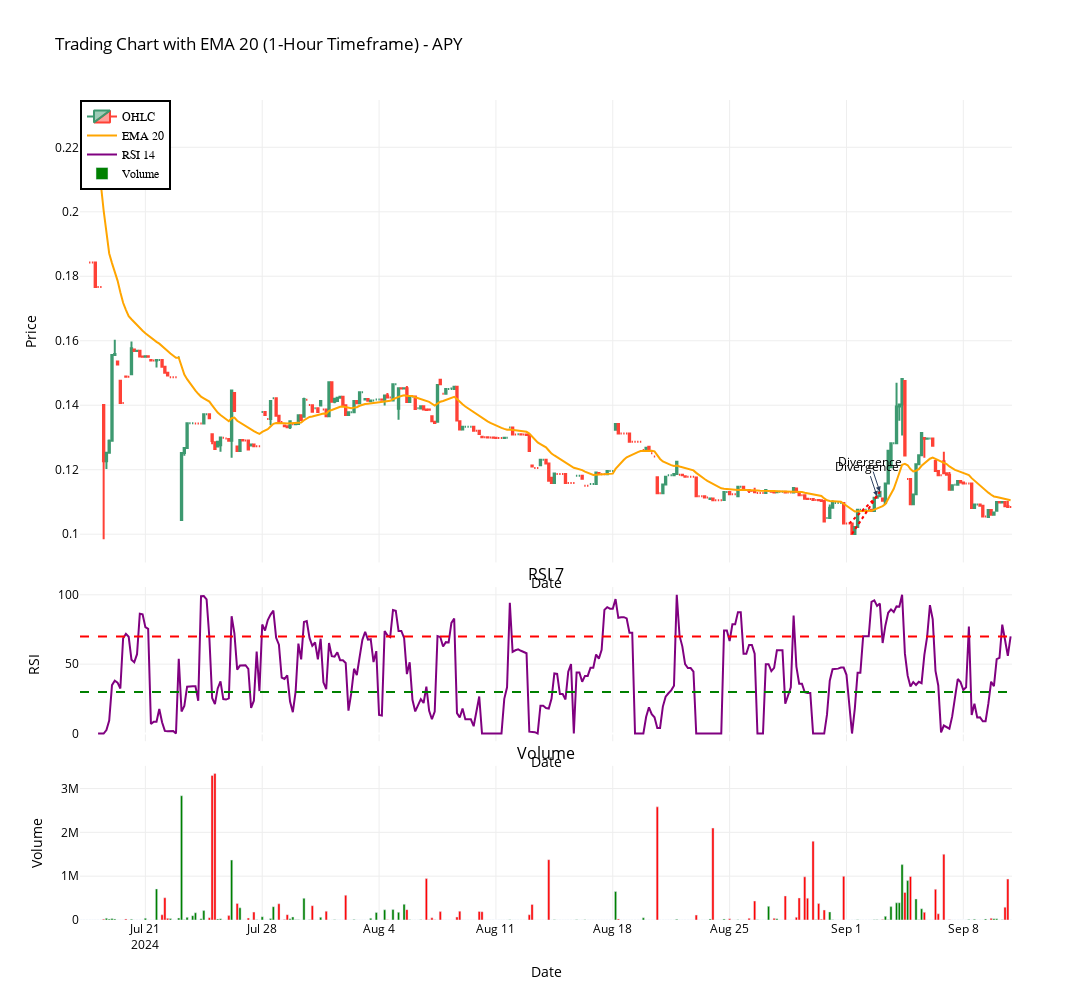
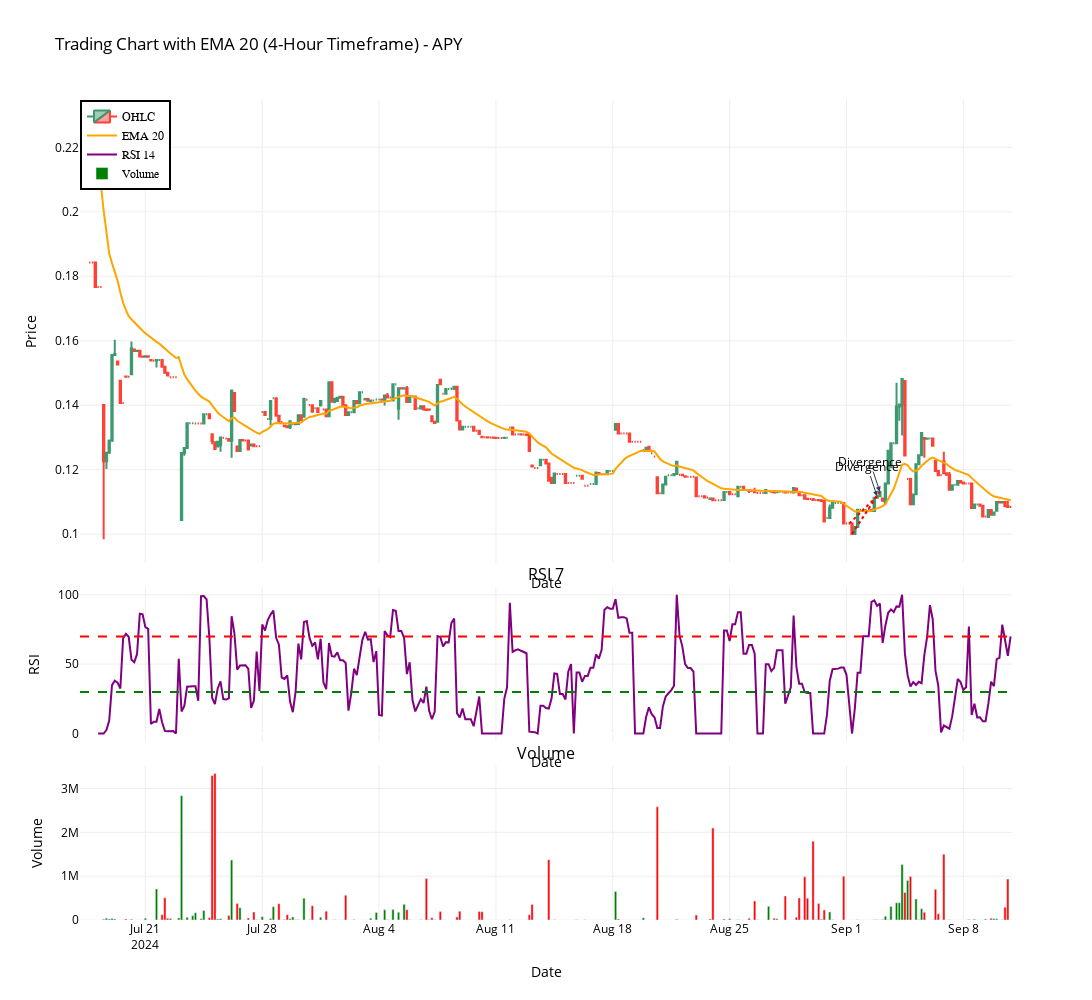
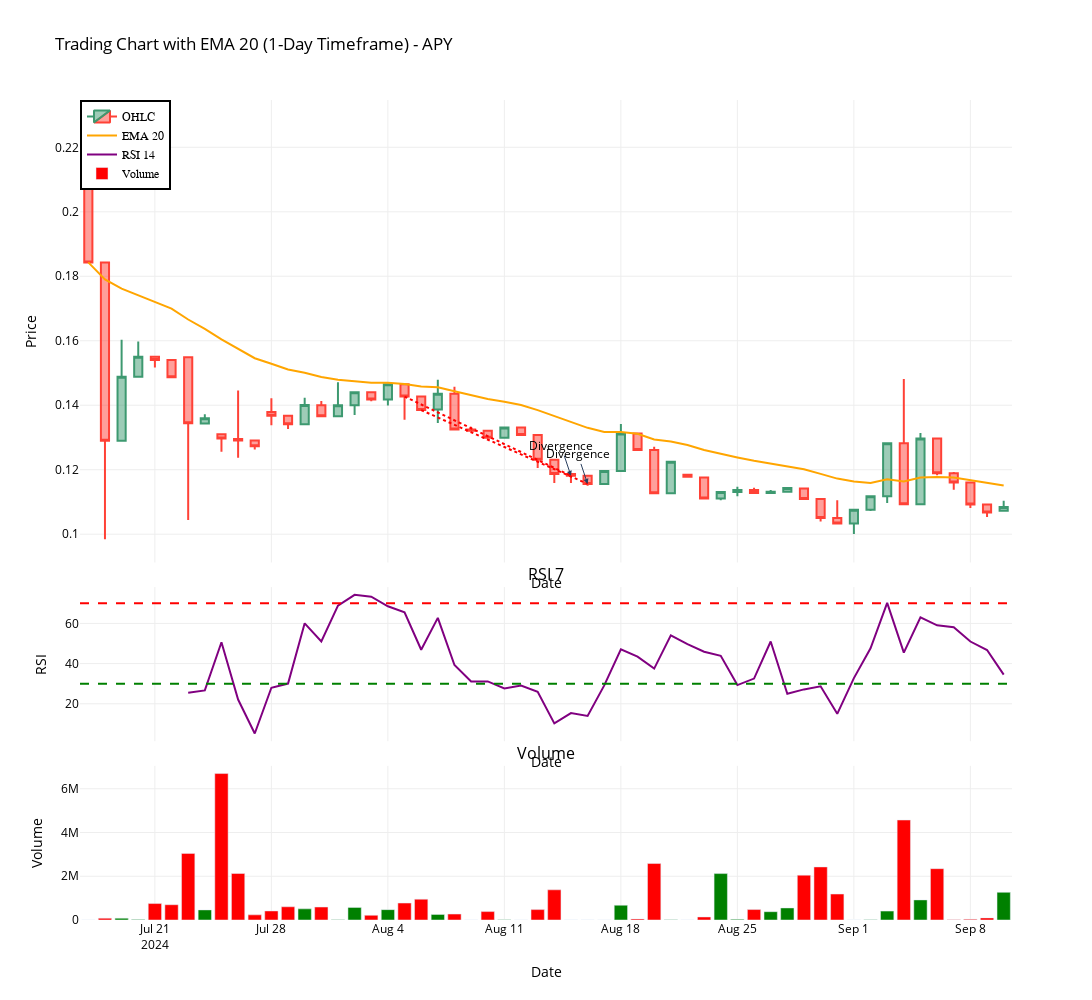

Notebook code for these charts, in order:
### Code cell
create_and_save_charts(APY_4h, "APY")

### Figure 1 — Plotly figure (JSON) as saved in the notebook; plotly's stock layout.template omitted (floating-point values rounded to 4 significant figures; data arrays with more than 128 entries replaced by an {"elided": "..."} marker saying what was removed)
{"data": [{"close": {"elided": "335 float values"}, "high": {"elided": "335 float values"}, "low": {"elided": "335 float values"}, "name": "OHLC", "open": {"elided": "335 float values"}, "type": "candlestick", "x": {"elided": "335 str values"}, "xaxis": "x", "yaxis": "y"}, {"line": {"color": "orange", "width": 2}, "name": "EMA 20", "type": "scatter", "x": {"elided": "335 str values"}, "xaxis": "x", "y": {"elided": "335 float values"}, "yaxis": "y"}, {"line": {"color": "purple", "width": 2}, "name": "RSI 14", "type": "scatter", "x": {"elided": "335 str values"}, "xaxis": "x2", "y": {"elided": "335 float values"}, "yaxis": "y2"}, {"marker": {"color": {"elided": "335 str values"}}, "name": "Volume", "type": "bar", "x": {"elided": "335 str values"}, "xaxis": "x3", "y": {"elided": "335 float values"}, "yaxis": "y3"}], "layout": {"annotations": [{"font": {"size": 16}, "showarrow": false, "text": "RSI 7", "x": 0.5, "xanchor": "center", "xref": "paper", "y": 0.406, "yanchor": "bottom", "yref": "paper"}, {"font": {"size": 16}, "showarrow": false, "text": "Volume", "x": 0.5, "xanchor": "center", "xref": "paper", "y": 0.188, "yanchor": "bottom", "yref": "paper"}, {"arrowhead": 2, "showarrow": true, "text": "Divergence", "x": "2024-09-02T20:00:00+00:00", "xref": "x", "y": 0.1118, "yref": "y"}, {"arrowhead": 2, "showarrow": true, "text": "Divergence", "x": "2024-09-03T00:00:00+00:00", "xref": "x", "y": 0.1132, "yref": "y"}], "font": {"color": "black"}, "height": 1000, "legend": {"bgcolor": "white", "bordercolor": "black", "borderwidth": 2, "font": {"color": "black", "family": "sans-serif", "size": 12}, "traceorder": "normal", "x": 0, "y": 1}, "paper_bgcolor": "white", "plot_bgcolor": "white", "shapes": [{"line": {"color": "red", "dash": "dash"}, "type": "line", "x0": 0, "x1": 1, "xref": "x2 domain", "y0": 70, "y1": 70, "yref": "y2"}, {"line": {"color": "green", "dash": "dash"}, "type": "line", "x0": 0, "x1": 1, "xref": "x2 domain", "y0": 30, "y1": 30, "yref": "y2"}, {"line": {"color": "red", "dash": "dot", "width": 2}, "type": "line", "x0": "2024-09-01T04:00:00+00:00", "x1": "2024-09-02T20:00:00+00:00", "xref": "x", "y0": 0.1033, "y1": 0.1118, "yref": "y"}, {"line": {"color": "red", "dash": "dot", "width": 2}, "type": "line", "x0": "2024-09-01T08:00:00+00:00", "x1": "2024-09-03T00:00:00+00:00", "xref": "x", "y0": 0.1001, "y1": 0.1132, "yref": "y"}], "showlegend": true, "title": {"text": "Trading Chart with EMA 20 (1-Hour Timeframe) - APY"}, "width": 1200, "xaxis": {"anchor": "y", "domain": [0, 1], "gridcolor": "#EEEEEE", "matches": "x3", "rangeslider": {"visible": false}, "showticklabels": false, "title": {"text": "Date"}}, "xaxis2": {"anchor": "y2", "domain": [0, 1], "gridcolor": "#EEEEEE", "matches": "x3", "showticklabels": false, "title": {"text": "Date"}}, "xaxis3": {"anchor": "y3", "domain": [0, 1], "gridcolor": "#EEEEEE", "title": {"text": "Date"}}, "yaxis": {"anchor": "x", "domain": [0.436, 1], "gridcolor": "#EEEEEE", "title": {"text": "Price"}}, "yaxis2": {"anchor": "x2", "domain": [0.218, 0.406], "gridcolor": "#EEEEEE", "title": {"text": "RSI"}}, "yaxis3": {"anchor": "x3", "domain": [0, 0.188], "gridcolor": "#EEEEEE", "title": {"text": "Volume"}}}}

### Figure 2 — Plotly figure (JSON) as saved in the notebook; plotly's stock layout.template omitted (floating-point values rounded to 4 significant figures; data arrays with more than 128 entries replaced by an {"elided": "..."} marker saying what was removed)
{"data": [{"close": {"elided": "335 float values"}, "high": {"elided": "335 float values"}, "low": {"elided": "335 float values"}, "name": "OHLC", "open": {"elided": "335 float values"}, "type": "candlestick", "x": {"elided": "335 str values"}, "xaxis": "x", "yaxis": "y"}, {"line": {"color": "orange", "width": 2}, "name": "EMA 20", "type": "scatter", "x": {"elided": "335 str values"}, "xaxis": "x", "y": {"elided": "335 float values"}, "yaxis": "y"}, {"line": {"color": "purple", "width": 2}, "name": "RSI 14", "type": "scatter", "x": {"elided": "335 str values"}, "xaxis": "x2", "y": {"elided": "335 float values"}, "yaxis": "y2"}, {"marker": {"color": {"elided": "335 str values"}}, "name": "Volume", "type": "bar", "x": {"elided": "335 str values"}, "xaxis": "x3", "y": {"elided": "335 float values"}, "yaxis": "y3"}], "layout": {"annotations": [{"font": {"size": 16}, "showarrow": false, "text": "RSI 7", "x": 0.5, "xanchor": "center", "xref": "paper", "y": 0.406, "yanchor": "bottom", "yref": "paper"}, {"font": {"size": 16}, "showarrow": false, "text": "Volume", "x": 0.5, "xanchor": "center", "xref": "paper", "y": 0.188, "yanchor": "bottom", "yref": "paper"}, {"arrowhead": 2, "showarrow": true, "text": "Divergence", "x": "2024-09-02T20:00:00+00:00", "xref": "x", "y": 0.1118, "yref": "y"}, {"arrowhead": 2, "showarrow": true, "text": "Divergence", "x": "2024-09-03T00:00:00+00:00", "xref": "x", "y": 0.1132, "yref": "y"}], "font": {"color": "black"}, "height": 1000, "legend": {"bgcolor": "white", "bordercolor": "black", "borderwidth": 2, "font": {"color": "black", "family": "sans-serif", "size": 12}, "traceorder": "normal", "x": 0, "y": 1}, "paper_bgcolor": "white", "plot_bgcolor": "white", "shapes": [{"line": {"color": "red", "dash": "dash"}, "type": "line", "x0": 0, "x1": 1, "xref": "x2 domain", "y0": 70, "y1": 70, "yref": "y2"}, {"line": {"color": "green", "dash": "dash"}, "type": "line", "x0": 0, "x1": 1, "xref": "x2 domain", "y0": 30, "y1": 30, "yref": "y2"}, {"line": {"color": "red", "dash": "dot", "width": 2}, "type": "line", "x0": "2024-09-01T04:00:00+00:00", "x1": "2024-09-02T20:00:00+00:00", "xref": "x", "y0": 0.1033, "y1": 0.1118, "yref": "y"}, {"line": {"color": "red", "dash": "dot", "width": 2}, "type": "line", "x0": "2024-09-01T08:00:00+00:00", "x1": "2024-09-03T00:00:00+00:00", "xref": "x", "y0": 0.1001, "y1": 0.1132, "yref": "y"}], "showlegend": true, "title": {"text": "Trading Chart with EMA 20 (4-Hour Timeframe) - APY"}, "width": 1200, "xaxis": {"anchor": "y", "domain": [0, 1], "gridcolor": "#EEEEEE", "matches": "x3", "rangeslider": {"visible": false}, "showticklabels": false, "title": {"text": "Date"}}, "xaxis2": {"anchor": "y2", "domain": [0, 1], "gridcolor": "#EEEEEE", "matches": "x3", "showticklabels": false, "title": {"text": "Date"}}, "xaxis3": {"anchor": "y3", "domain": [0, 1], "gridcolor": "#EEEEEE", "title": {"text": "Date"}}, "yaxis": {"anchor": "x", "domain": [0.436, 1], "gridcolor": "#EEEEEE", "title": {"text": "Price"}}, "yaxis2": {"anchor": "x2", "domain": [0.218, 0.406], "gridcolor": "#EEEEEE", "title": {"text": "RSI"}}, "yaxis3": {"anchor": "x3", "domain": [0, 0.188], "gridcolor": "#EEEEEE", "title": {"text": "Volume"}}}}

### Figure 3 — Plotly figure (JSON) as saved in the notebook; plotly's stock layout.template omitted (floating-point values rounded to 4 significant figures)
{"data": [{"close": [0.1843, 0.129, 0.1488, 0.155, 0.154, 0.1487, 0.1344, 0.136, 0.1297, 0.1291, 0.1273, 0.1367, 0.1341, 0.1401, 0.1366, 0.14, 0.144, 0.1418, 0.1465, 0.1427, 0.1385, 0.1436, 0.1325, 0.1321, 0.1299, 0.1331, 0.1308, 0.1231, 0.1187, 0.1181, 0.1156, 0.1196, 0.1312, 0.1261, 0.1127, 0.1225, 0.1178, 0.1111, 0.1131, 0.1137, 0.1128, 0.1132, 0.1143, 0.1109, 0.105, 0.1033, 0.1076, 0.1118, 0.1282, 0.1093, 0.1297, 0.1189, 0.116, 0.1092, 0.1067, 0.1084], "high": [0.2275, 0.1843, 0.1603, 0.1598, 0.1553, 0.154, 0.1549, 0.1372, 0.131, 0.1446, 0.1291, 0.1422, 0.1367, 0.1423, 0.1413, 0.1471, 0.1441, 0.144, 0.1465, 0.1465, 0.1427, 0.1479, 0.1457, 0.1333, 0.1321, 0.1331, 0.1331, 0.1308, 0.1231, 0.1187, 0.1181, 0.1196, 0.1342, 0.1312, 0.1271, 0.1225, 0.1184, 0.1178, 0.1131, 0.1147, 0.1144, 0.1137, 0.1143, 0.1142, 0.1109, 0.1105, 0.1076, 0.1118, 0.1282, 0.1481, 0.1314, 0.1297, 0.1193, 0.116, 0.1092, 0.1104], "low": [0.1843, 0.0984, 0.129, 0.1488, 0.1517, 0.1487, 0.1044, 0.1343, 0.1256, 0.1237, 0.1263, 0.1338, 0.1326, 0.134, 0.1366, 0.1366, 0.137, 0.1412, 0.1399, 0.1355, 0.1385, 0.1345, 0.1325, 0.1321, 0.1299, 0.1298, 0.1308, 0.1205, 0.1159, 0.1159, 0.115, 0.1156, 0.1196, 0.1261, 0.1127, 0.1127, 0.1178, 0.1109, 0.1105, 0.1118, 0.1128, 0.1128, 0.1129, 0.1109, 0.1039, 0.1033, 0.1001, 0.1072, 0.1097, 0.1093, 0.1093, 0.1183, 0.1138, 0.1081, 0.1053, 0.1073], "name": "OHLC", "open": [0.2275, 0.1843, 0.129, 0.1488, 0.155, 0.154, 0.1549, 0.1343, 0.131, 0.1295, 0.1291, 0.1379, 0.1367, 0.1341, 0.14, 0.1366, 0.14, 0.144, 0.1418, 0.1465, 0.1427, 0.1387, 0.1436, 0.1325, 0.1321, 0.1299, 0.1331, 0.1308, 0.1231, 0.1187, 0.1181, 0.1156, 0.1196, 0.1312, 0.1261, 0.1127, 0.1184, 0.1176, 0.1111, 0.1131, 0.1137, 0.1128, 0.1132, 0.1142, 0.1109, 0.105, 0.1033, 0.1076, 0.1118, 0.1282, 0.1093, 0.1297, 0.1189, 0.116, 0.1092, 0.1073], "type": "candlestick", "x": ["2024-07-17T00:00:00+00:00", "2024-07-18T00:00:00+00:00", "2024-07-19T00:00:00+00:00", "2024-07-20T00:00:00+00:00", "2024-07-21T00:00:00+00:00", "2024-07-22T00:00:00+00:00", "2024-07-23T00:00:00+00:00", "2024-07-24T00:00:00+00:00", "2024-07-25T00:00:00+00:00", "2024-07-26T00:00:00+00:00", "2024-07-27T00:00:00+00:00", "2024-07-28T00:00:00+00:00", "2024-07-29T00:00:00+00:00", "2024-07-30T00:00:00+00:00", "2024-07-31T00:00:00+00:00", "2024-08-01T00:00:00+00:00", "2024-08-02T00:00:00+00:00", "2024-08-03T00:00:00+00:00", "2024-08-04T00:00:00+00:00", "2024-08-05T00:00:00+00:00", "2024-08-06T00:00:00+00:00", "2024-08-07T00:00:00+00:00", "2024-08-08T00:00:00+00:00", "2024-08-09T00:00:00+00:00", "2024-08-10T00:00:00+00:00", "2024-08-11T00:00:00+00:00", "2024-08-12T00:00:00+00:00", "2024-08-13T00:00:00+00:00", "2024-08-14T00:00:00+00:00", "2024-08-15T00:00:00+00:00", "2024-08-16T00:00:00+00:00", "2024-08-17T00:00:00+00:00", "2024-08-18T00:00:00+00:00", "2024-08-19T00:00:00+00:00", "2024-08-20T00:00:00+00:00", "2024-08-21T00:00:00+00:00", "2024-08-22T00:00:00+00:00", "2024-08-23T00:00:00+00:00", "2024-08-24T00:00:00+00:00", "2024-08-25T00:00:00+00:00", "2024-08-26T00:00:00+00:00", "2024-08-27T00:00:00+00:00", "2024-08-28T00:00:00+00:00", "2024-08-29T00:00:00+00:00", "2024-08-30T00:00:00+00:00", "2024-08-31T00:00:00+00:00", "2024-09-01T00:00:00+00:00", "2024-09-02T00:00:00+00:00", "2024-09-03T00:00:00+00:00", "2024-09-04T00:00:00+00:00", "2024-09-05T00:00:00+00:00", "2024-09-06T00:00:00+00:00", "2024-09-07T00:00:00+00:00", "2024-09-08T00:00:00+00:00", "2024-09-09T00:00:00+00:00", "2024-09-10T00:00:00+00:00"], "xaxis": "x", "yaxis": "y"}, {"line": {"color": "orange", "width": 2}, "name": "EMA 20", "type": "scatter", "x": ["2024-07-17T00:00:00+00:00", "2024-07-18T00:00:00+00:00", "2024-07-19T00:00:00+00:00", "2024-07-20T00:00:00+00:00", "2024-07-21T00:00:00+00:00", "2024-07-22T00:00:00+00:00", "2024-07-23T00:00:00+00:00", "2024-07-24T00:00:00+00:00", "2024-07-25T00:00:00+00:00", "2024-07-26T00:00:00+00:00", "2024-07-27T00:00:00+00:00", "2024-07-28T00:00:00+00:00", "2024-07-29T00:00:00+00:00", "2024-07-30T00:00:00+00:00", "2024-07-31T00:00:00+00:00", "2024-08-01T00:00:00+00:00", "2024-08-02T00:00:00+00:00", "2024-08-03T00:00:00+00:00", "2024-08-04T00:00:00+00:00", "2024-08-05T00:00:00+00:00", "2024-08-06T00:00:00+00:00", "2024-08-07T00:00:00+00:00", "2024-08-08T00:00:00+00:00", "2024-08-09T00:00:00+00:00", "2024-08-10T00:00:00+00:00", "2024-08-11T00:00:00+00:00", "2024-08-12T00:00:00+00:00", "2024-08-13T00:00:00+00:00", "2024-08-14T00:00:00+00:00", "2024-08-15T00:00:00+00:00", "2024-08-16T00:00:00+00:00", "2024-08-17T00:00:00+00:00", "2024-08-18T00:00:00+00:00", "2024-08-19T00:00:00+00:00", "2024-08-20T00:00:00+00:00", "2024-08-21T00:00:00+00:00", "2024-08-22T00:00:00+00:00", "2024-08-23T00:00:00+00:00", "2024-08-24T00:00:00+00:00", "2024-08-25T00:00:00+00:00", "2024-08-26T00:00:00+00:00", "2024-08-27T00:00:00+00:00", "2024-08-28T00:00:00+00:00", "2024-08-29T00:00:00+00:00", "2024-08-30T00:00:00+00:00", "2024-08-31T00:00:00+00:00", "2024-09-01T00:00:00+00:00", "2024-09-02T00:00:00+00:00", "2024-09-03T00:00:00+00:00", "2024-09-04T00:00:00+00:00", "2024-09-05T00:00:00+00:00", "2024-09-06T00:00:00+00:00", "2024-09-07T00:00:00+00:00", "2024-09-08T00:00:00+00:00", "2024-09-09T00:00:00+00:00", "2024-09-10T00:00:00+00:00"], "xaxis": "x", "y": [0.1843, 0.179, 0.1762, 0.1741, 0.1722, 0.17, 0.1666, 0.1637, 0.1604, 0.1575, 0.1546, 0.1529, 0.1511, 0.15, 0.1488, 0.1479, 0.1476, 0.147, 0.147, 0.1466, 0.1458, 0.1456, 0.1443, 0.1432, 0.1419, 0.1411, 0.1401, 0.1385, 0.1366, 0.1348, 0.133, 0.1317, 0.1317, 0.1311, 0.1294, 0.1287, 0.1277, 0.1261, 0.1249, 0.1238, 0.1228, 0.1218, 0.1211, 0.1202, 0.1187, 0.1172, 0.1163, 0.1159, 0.1171, 0.1163, 0.1176, 0.1177, 0.1176, 0.1168, 0.1158, 0.1151], "yaxis": "y"}, {"line": {"color": "purple", "width": 2}, "name": "RSI 14", "type": "scatter", "x": ["2024-07-17T00:00:00+00:00", "2024-07-18T00:00:00+00:00", "2024-07-19T00:00:00+00:00", "2024-07-20T00:00:00+00:00", "2024-07-21T00:00:00+00:00", "2024-07-22T00:00:00+00:00", "2024-07-23T00:00:00+00:00", "2024-07-24T00:00:00+00:00", "2024-07-25T00:00:00+00:00", "2024-07-26T00:00:00+00:00", "2024-07-27T00:00:00+00:00", "2024-07-28T00:00:00+00:00", "2024-07-29T00:00:00+00:00", "2024-07-30T00:00:00+00:00", "2024-07-31T00:00:00+00:00", "2024-08-01T00:00:00+00:00", "2024-08-02T00:00:00+00:00", "2024-08-03T00:00:00+00:00", "2024-08-04T00:00:00+00:00", "2024-08-05T00:00:00+00:00", "2024-08-06T00:00:00+00:00", "2024-08-07T00:00:00+00:00", "2024-08-08T00:00:00+00:00", "2024-08-09T00:00:00+00:00", "2024-08-10T00:00:00+00:00", "2024-08-11T00:00:00+00:00", "2024-08-12T00:00:00+00:00", "2024-08-13T00:00:00+00:00", "2024-08-14T00:00:00+00:00", "2024-08-15T00:00:00+00:00", "2024-08-16T00:00:00+00:00", "2024-08-17T00:00:00+00:00", "2024-08-18T00:00:00+00:00", "2024-08-19T00:00:00+00:00", "2024-08-20T00:00:00+00:00", "2024-08-21T00:00:00+00:00", "2024-08-22T00:00:00+00:00", "2024-08-23T00:00:00+00:00", "2024-08-24T00:00:00+00:00", "2024-08-25T00:00:00+00:00", "2024-08-26T00:00:00+00:00", "2024-08-27T00:00:00+00:00", "2024-08-28T00:00:00+00:00", "2024-08-29T00:00:00+00:00", "2024-08-30T00:00:00+00:00", "2024-08-31T00:00:00+00:00", "2024-09-01T00:00:00+00:00", "2024-09-02T00:00:00+00:00", "2024-09-03T00:00:00+00:00", "2024-09-04T00:00:00+00:00", "2024-09-05T00:00:00+00:00", "2024-09-06T00:00:00+00:00", "2024-09-07T00:00:00+00:00", "2024-09-08T00:00:00+00:00", "2024-09-09T00:00:00+00:00", "2024-09-10T00:00:00+00:00"], "xaxis": "x2", "y": [null, null, null, null, null, null, 25.52, 26.67, 50.64, 22.1, 5.178, 27.99, 30.05, 60.07, 50.99, 68.86, 74.27, 73.31, 68.56, 65.58, 46.9, 62.77, 39.32, 31.11, 31.11, 27.67, 29.12, 25.94, 10.22, 15.38, 13.97, 29.15, 47.13, 43.45, 37.5, 54.04, 49.71, 45.93, 43.9, 29.31, 32.55, 51.0, 25.0, 27.15, 28.67, 15.0, 32.77, 47.62, 70.27, 45.44, 63.09, 59.06, 58.15, 51.0, 46.76, 34.53], "yaxis": "y2"}, {"marker": {"color": ["red", "red", "green", "green", "red", "red", "red", "green", "red", "red", "red", "red", "red", "green", "red", "green", "green", "red", "green", "red", "red", "green", "red", "red", "red", "green", "red", "red", "red", "red", "red", "green", "green", "red", "red", "green", "red", "red", "green", "green", "red", "green", "green", "red", "red", "red", "green", "green", "green", "red", "green", "red", "red", "red", "red", "green"]}, "name": "Volume", "type": "bar", "x": ["2024-07-17T00:00:00+00:00", "2024-07-18T00:00:00+00:00", "2024-07-19T00:00:00+00:00", "2024-07-20T00:00:00+00:00", "2024-07-21T00:00:00+00:00", "2024-07-22T00:00:00+00:00", "2024-07-23T00:00:00+00:00", "2024-07-24T00:00:00+00:00", "2024-07-25T00:00:00+00:00", "2024-07-26T00:00:00+00:00", "2024-07-27T00:00:00+00:00", "2024-07-28T00:00:00+00:00", "2024-07-29T00:00:00+00:00", "2024-07-30T00:00:00+00:00", "2024-07-31T00:00:00+00:00", "2024-08-01T00:00:00+00:00", "2024-08-02T00:00:00+00:00", "2024-08-03T00:00:00+00:00", "2024-08-04T00:00:00+00:00", "2024-08-05T00:00:00+00:00", "2024-08-06T00:00:00+00:00", "2024-08-07T00:00:00+00:00", "2024-08-08T00:00:00+00:00", "2024-08-09T00:00:00+00:00", "2024-08-10T00:00:00+00:00", "2024-08-11T00:00:00+00:00", "2024-08-12T00:00:00+00:00", "2024-08-13T00:00:00+00:00", "2024-08-14T00:00:00+00:00", "2024-08-15T00:00:00+00:00", "2024-08-16T00:00:00+00:00", "2024-08-17T00:00:00+00:00", "2024-08-18T00:00:00+00:00", "2024-08-19T00:00:00+00:00", "2024-08-20T00:00:00+00:00", "2024-08-21T00:00:00+00:00", "2024-08-22T00:00:00+00:00", "2024-08-23T00:00:00+00:00", "2024-08-24T00:00:00+00:00", "2024-08-25T00:00:00+00:00", "2024-08-26T00:00:00+00:00", "2024-08-27T00:00:00+00:00", "2024-08-28T00:00:00+00:00", "2024-08-29T00:00:00+00:00", "2024-08-30T00:00:00+00:00", "2024-08-31T00:00:00+00:00", "2024-09-01T00:00:00+00:00", "2024-09-02T00:00:00+00:00", "2024-09-03T00:00:00+00:00", "2024-09-04T00:00:00+00:00", "2024-09-05T00:00:00+00:00", "2024-09-06T00:00:00+00:00", "2024-09-07T00:00:00+00:00", "2024-09-08T00:00:00+00:00", "2024-09-09T00:00:00+00:00", "2024-09-10T00:00:00+00:00"], "xaxis": "x3", "y": [0, 83400.0, 82930.0, 19260.0, 751700.0, 698000.0, 3046000.0, 461600.0, 6696000.0, 2126000.0, 234900.0, 414100.0, 604200.0, 509000.0, 592400.0, 6318.0, 575500.0, 215000.0, 474300.0, 774700.0, 951800.0, 255000.0, 271000.0, 2102.0, 384400.0, 7237.0, 0, 475400.0, 1380000.0, 3841.0, 3407.0, 0, 675600.0, 49990.0, 2582000.0, 15360.0, 518.2, 137900.0, 2122000.0, 31220.0, 477900.0, 380000.0, 551200.0, 2050000.0, 2426000.0, 1187000.0, 5580.0, 12960.0, 406700.0, 4571000.0, 918900.0, 2346000.0, 9809.0, 33110.0, 94940.0, 1264000.0], "yaxis": "y3"}], "layout": {"annotations": [{"font": {"size": 16}, "showarrow": false, "text": "RSI 7", "x": 0.5, "xanchor": "center", "xref": "paper", "y": 0.406, "yanchor": "bottom", "yref": "paper"}, {"font": {"size": 16}, "showarrow": false, "text": "Volume", "x": 0.5, "xanchor": "center", "xref": "paper", "y": 0.188, "yanchor": "bottom", "yref": "paper"}, {"arrowhead": 2, "showarrow": true, "text": "Divergence", "x": "2024-08-15T00:00:00+00:00", "xref": "x", "y": 0.1181, "yref": "y"}, {"arrowhead": 2, "showarrow": true, "text": "Divergence", "x": "2024-08-16T00:00:00+00:00", "xref": "x", "y": 0.1156, "yref": "y"}], "font": {"color": "black"}, "height": 1000, "legend": {"bgcolor": "white", "bordercolor": "black", "borderwidth": 2, "font": {"color": "black", "family": "sans-serif", "size": 12}, "traceorder": "normal", "x": 0, "y": 1}, "paper_bgcolor": "white", "plot_bgcolor": "white", "shapes": [{"line": {"color": "red", "dash": "dash"}, "type": "line", "x0": 0, "x1": 1, "xref": "x2 domain", "y0": 70, "y1": 70, "yref": "y2"}, {"line": {"color": "green", "dash": "dash"}, "type": "line", "x0": 0, "x1": 1, "xref": "x2 domain", "y0": 30, "y1": 30, "yref": "y2"}, {"line": {"color": "red", "dash": "dot", "width": 2}, "type": "line", "x0": "2024-08-05T00:00:00+00:00", "x1": "2024-08-15T00:00:00+00:00", "xref": "x", "y0": 0.1427, "y1": 0.1181, "yref": "y"}, {"line": {"color": "red", "dash": "dot", "width": 2}, "type": "line", "x0": "2024-08-06T00:00:00+00:00", "x1": "2024-08-16T00:00:00+00:00", "xref": "x", "y0": 0.1385, "y1": 0.1156, "yref": "y"}], "showlegend": true, "title": {"text": "Trading Chart with EMA 20 (1-Day Timeframe) - APY"}, "width": 1200, "xaxis": {"anchor": "y", "domain": [0, 1], "gridcolor": "#EEEEEE", "matches": "x3", "rangeslider": {"visible": false}, "showticklabels": false, "title": {"text": "Date"}}, "xaxis2": {"anchor": "y2", "domain": [0, 1], "gridcolor": "#EEEEEE", "matches": "x3", "showticklabels": false, "title": {"text": "Date"}}, "xaxis3": {"anchor": "y3", "domain": [0, 1], "gridcolor": "#EEEEEE", "title": {"text": "Date"}}, "yaxis": {"anchor": "x", "domain": [0.436, 1], "gridcolor": "#EEEEEE", "title": {"text": "Price"}}, "yaxis2": {"anchor": "x2", "domain": [0.218, 0.406], "gridcolor": "#EEEEEE", "title": {"text": "RSI"}}, "yaxis3": {"anchor": "x3", "domain": [0, 0.188], "gridcolor": "#EEEEEE", "title": {"text": "Volume"}}}}
